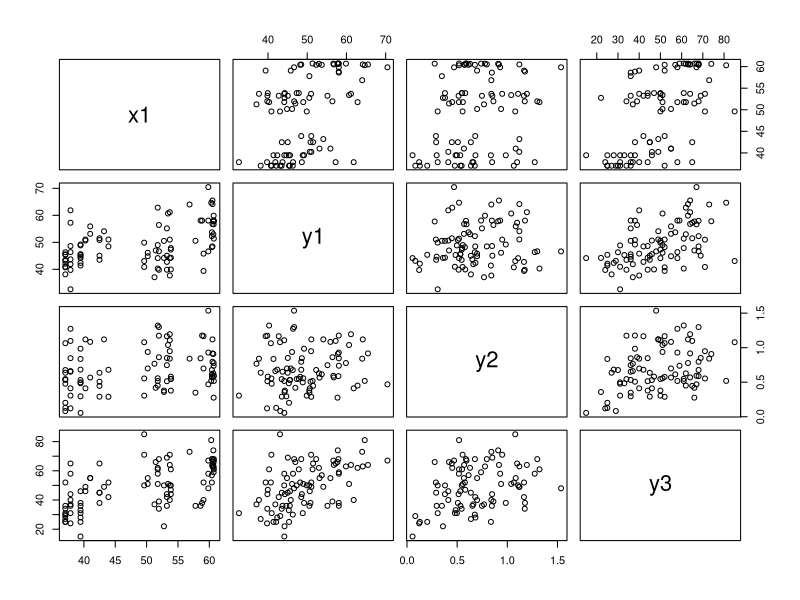

R code for this plot: (Note: this script raises an error after producing the figure.)
install.packages("lavaan")
# Set working directory and load data

dat <- read.csv("Lavaan_basic.csv")

#view data
head(dat)

summary(dat)

pairs(dat)

##load lavaan

library(lavaan)


# Step 1: Specify model
mod.1 <- "y1 ~ x1
y2 ~ x1
y3 ~ y1 + y2"



# Step 2: Estimate model
mod.1.fit <- sem(mod.1, data=dat)

# Check variances
varTable(mod.1.fit)

## adjust data in roughly same scale
x1 <- dat$x1/100
y1 <- dat$y1/100
y2 <- dat$y2
y3 <- dat$y3/100
plot(y1)
### Create Transformed Dataset
##adjust data in same scale

t.dat <- data.frame(x1, y1, y2, y3)


#check data again
summary(t.dat)


# repeat Step 2: Estimate model
mod.1.fit <- sem(mod.1, data=t.dat)

# Step 3: Extract results
summary(mod.1.fit) 







### Request Modification Indices
summary(mod.1.fit, modindices=TRUE)


### MODEL modification  
#Step 1: Specify model
mod.2 <- 'y1 ~ x1
y2 ~ x1
y3 ~ y1 + y2 + x1'

# Step 2: Estimate model
mod.2.fit <- sem(mod.2, data=t.dat)

# Step 3: Extract results
summary(mod.2.fit)     # standard stuff

##### model fiting evaluation measures

summary(mod.2.fit, fit.measures=T)

fitMeasures(mod.2.fit)

fitMeasures(mod.2.fit, c("cfi", "rmsea", "srmr"))
fitMeasures(mod.1.fit, c("cfi", "rmsea", "srmr"))

# Compare models 1 and 2
anova(mod.1.fit, mod.2.fit)



#Standardized Coefficients2 r square in summary
summary(mod.2.fit,standardized=T, rsq=T)
summary(mod.2.fit, modindices=TRUE)

#calculate direct2indirect effects


mod.3 <- 'y1 ~ b*x1
          y2 ~ a*x1
          y3 ~ c*y1 + d*y2 + e*x1

          # define quantities 
          direct   := e+c+d 
          indirect := (a*d)+(b*c)
          total    := e+c+d+(a*d)+(b*c)'
mod.3.fit <- sem(mod.3, data=t.dat)
summary(mod.3.fit, stand=T, rsq=T)

#save the results
sink(file="sem_basic_output.txt")
"model fitting results"
"    "
"mod.1 summary"
"    "
summary(mod.1.fit,standardized=T, rsq=T);
"    "
"    "
"mod.2 summary"
"    "

summary(mod.2.fit,standardized=T, rsq=T)
"    "
"    "
"mod.3 summary for direct and total effects"
"    "
summary(mod.3.fit,standardized=T, rsq=T)
"    "
"    "
"compare mod.1 and mod.2"
anova(mod.1.fit, mod.2.fit)
"    "
"    "
"fit measure mod.2"
"    "
fitMeasures(mod.2.fit, c("cfi", "rmsea", "srmr"))
"    "
"    "
"fit measure mod.1"
"    "
fitMeasures(mod.1.fit, c("cfi", "rmsea", "srmr"))

sink()
